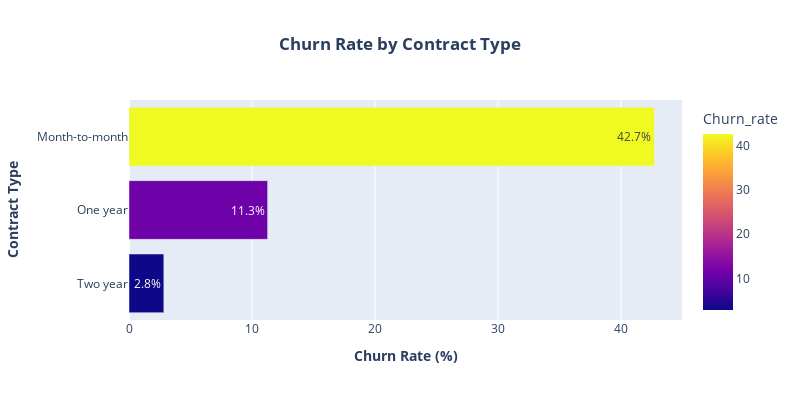

Notebook source saved alongside this figure:
### Markdown cell above
## <b>4.Churn Rate By Contract Type</b>

### Code cell
# -------plotting of churn rate---------
fig = px.bar(
  churn_rate,
  x = "Churn_rate",y = 'Contract',
  title = '<b>Churn Rate by Contract Type</b>',
  color = 'Churn_rate',
  text = 'Churn_rate'
)

fig.update_traces(texttemplate = '%{text:.1f}%',textposition='inside')
fig.update_layout(
  width = 800,height = 400,
  title_x = 0.5,
  xaxis_title = '<b>Churn Rate (%)</b>',
  yaxis_title = '<b>Contract Type</b>'
)
fig.show()

### Figure 1 — Plotly figure (JSON) as saved in the notebook; plotly's stock layout.template omitted (floating-point values rounded to 4 significant figures)
{"data": [{"hovertemplate": "Churn_rate=%{marker.color}<br>Contract=%{y}<extra></extra>", "legendgroup": "", "marker": {"color": [2.832, 11.27, 42.71], "coloraxis": "coloraxis", "pattern": {"shape": ""}}, "name": "", "orientation": "h", "showlegend": false, "text": [2.832, 11.27, 42.71], "textposition": "inside", "texttemplate": "%{text:.1f}%", "type": "bar", "x": [2.832, 11.27, 42.71], "xaxis": "x", "y": ["Two year", "One year", "Month-to-month"], "yaxis": "y"}], "layout": {"barmode": "relative", "coloraxis": {"colorbar": {"title": {"text": "Churn_rate"}}, "colorscale": [[0, "#0d0887"], [0.1111, "#46039f"], [0.2222, "#7201a8"], [0.3333, "#9c179e"], [0.4444, "#bd3786"], [0.5556, "#d8576b"], [0.6667, "#ed7953"], [0.7778, "#fb9f3a"], [0.8889, "#fdca26"], [1, "#f0f921"]]}, "height": 400, "legend": {"tracegroupgap": 0}, "title": {"text": "<b>Churn Rate by Contract Type</b>", "x": 0.5}, "width": 800, "xaxis": {"anchor": "y", "domain": [0, 1], "title": {"text": "<b>Churn Rate (%)</b>"}}, "yaxis": {"anchor": "x", "domain": [0, 1], "title": {"text": "<b>Contract Type</b>"}}}}
